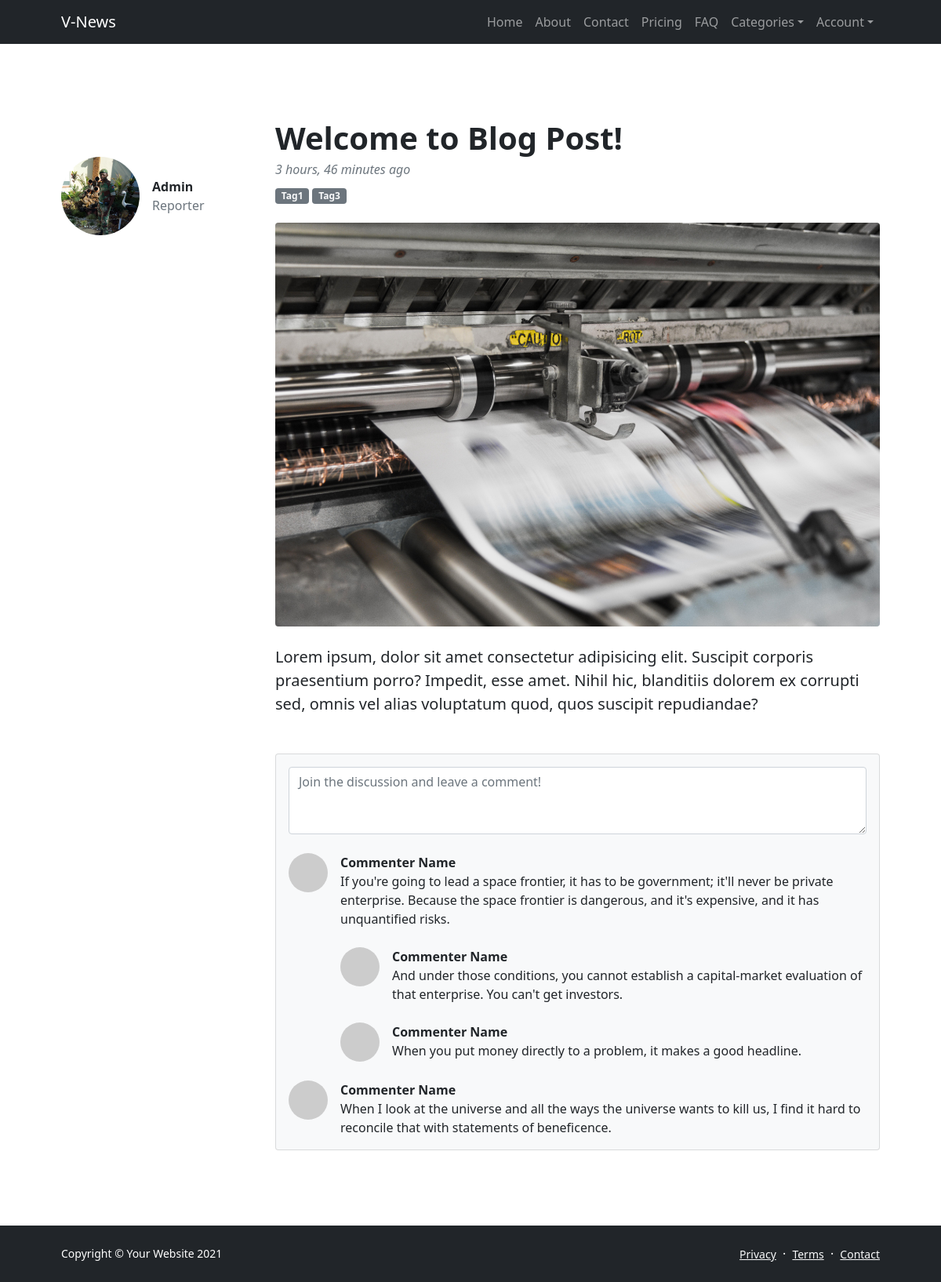
The page /articles/article/adminfinacial-boost-for-it/ on the database its author committed.
### articles/models.py (models this page shows, shortened)
class Article(models.Model):
    user = models.ForeignKey(User, related_name='articles', on_delete=models.CASCADE)
    category = models.ForeignKey(Category, related_name='articles', on_delete=models.CASCADE)
    tags = models.ManyToManyField(Tag, related_name='articles',)
    image = models.ImageField(default='article_images/default.png', upload_to='article_images')
    video = models.FileField(blank=True, null=True, upload_to='article_videos')
    slug = models.SlugField(unique=True, null=True)
    title = models.CharField(default="", max_length=50)
    content = models.TextField(default="")
    published = models.DateTimeField(auto_now=True, auto_now_add=False)
    date = models.DateField(auto_now=True, auto_now_add=False)
    featured = models.BooleanField(default=False)
    class Meta:
        verbose_name = _("Article")
        verbose_name_plural = _("Articles")

class Tag(models.Model):
    name = models.CharField(default="", max_length=50)
    slug = models.SlugField(unique=True, null=True)
    class Meta:
        verbose_name = _("Tag")
        verbose_name_plural = _("Tags")

### users/models.py (models this page shows, shortened)
class Profile(models.Model):
    user = models.OneToOneField(User, related_name='profile', on_delete=models.CASCADE)
    avatar = models.ImageField(default='avatars/default.png', upload_to='avatars')
    slug = models.SlugField(unique=True, null=True)
    skill = models.CharField(default="", max_length=50)
    class Meta:
        verbose_name = _("profile")
        verbose_name_plural = _("profiles")

### articles/views.py (the view)
# urls.py: path("article/<slug>/", views.ArticleDetailView.as_view(), name="article_detail"),
class ArticleDetailView(DetailView):
    model = Article
    context_object_name = 'article'
    template_name = "article.html"
    def get_context_data(self, **kwargs):
        context = super().get_context_data(**kwargs)
        context["page_title"] = 'article'
        return context

### articles/models.py (called while the page is built)
    def get_absolute_url(self):
        return reverse("stories:category_detail", kwargs={"slug": self.slug})

### home/custom_context_processor.py (called while the page is built)
def engine(request):
    return {
       "site_name": 'v-news',
       'categories': Category.objects.all()
    }

### articles/templates/article.html
{% extends 'base.html' %}
{% block content %}
<section class="py-5">
    <div class="container px-5 my-5">
        <div class="row gx-5">
            <div class="col-lg-3">
                <div class="d-flex align-items-center mt-lg-5 mb-4">
                    <img style="width: 100px;height: 100px;object-fit: cover;" class="img-fluid rounded-circle" src="{{ article.user.profile.avatar.url }}" alt="..." />
                    <div class="ms-3">
                        <div class="fw-bold">{{ article.user.username|title }}</div>
                        <div class="text-muted">{{ article.user.profile.skill|title }}</div>
                    </div>
                </div>
            </div>
            <div class="col-lg-9">
                <article>
                    <header class="mb-4">
                        <h1 class="fw-bolder mb-1">Welcome to Blog Post!</h1>
                        <div class="text-muted fst-italic mb-2">{{ article.published|timesince }} ago </div>
                        {% for t in article.tags.all %}
                        <a class="badge bg-secondary text-decoration-none link-light" href="#!">{{ t.name|title }}</a> {% endfor %}
                    </header>
                    <figure class="mb-4"><img class="img-fluid rounded" src="{{ article.image.url }}" alt="..." /></figure>
                    <section class="mb-5">
                        <p class="fs-5 mb-4">{{ article.content|capfirst }}</p>
                    </section>
                </article>
                <section>
                    <div class="card bg-light">
                        <div class="card-body">
                            <form class="mb-4"><textarea class="form-control" rows="3" placeholder="Join the discussion and leave a comment!"></textarea></form>
                            <div class="d-flex mb-4">
                                <div class="flex-shrink-0"><img class="rounded-circle" src="https://dummyimage.com/50x50/ced4da/6c757d.jpg" alt="..." /></div>
                                <div class="ms-3">
                                    <div class="fw-bold">Commenter Name</div>
                                    If you're going to lead a space frontier, it has to be government; it'll never be private enterprise. Because the space frontier is dangerous, and it's expensive, and it has unquantified risks.
                                    <div class="d-flex mt-4">
                                        <div class="flex-shrink-0"><img class="rounded-circle" src="https://dummyimage.com/50x50/ced4da/6c757d.jpg" alt="..." /></div>
                                        <div class="ms-3">
                                            <div class="fw-bold">Commenter Name</div>
                                            And under those conditions, you cannot establish a capital-market evaluation of that enterprise. You can't get investors.
                                        </div>
                                    </div>
                                    <div class="d-flex mt-4">
                                        <div class="flex-shrink-0"><img class="rounded-circle" src="https://dummyimage.com/50x50/ced4da/6c757d.jpg" alt="..." /></div>
                                        <div class="ms-3">
                                            <div class="fw-bold">Commenter Name</div>
                                            When you put money directly to a problem, it makes a good headline.
                                        </div>
                                    </div>
                                </div>
                            </div>
                            <div class="d-flex">
                                <div class="flex-shrink-0"><img class="rounded-circle" src="https://dummyimage.com/50x50/ced4da/6c757d.jpg" alt="..." /></div>
                                <div class="ms-3">
                                    <div class="fw-bold">Commenter Name</div>
                                    When I look at the universe and all the ways the universe wants to kill us, I find it hard to reconcile that with statements of beneficence.
                                </div>
                            </div>
                        </div>
                    </div>
                </section>
            </div>
        </div>
    </div>
</section>
{% endblock content %}

### rows shown on the page
Article: user.profile.avatar (picture), user.username "Admin", user.profile.skill "Reporter", published "3 hours, 46 minutes", image (picture), content "Lorem ipsum, dolor sit amet consectetur adipisicing elit. Suscipit corporis praesentium porro? Impedit, esse amet. Nihil hic, blanditiis dolorem ex corrupti sed, omnis vel alias voluptatum quod, quos suscipit repudiandae?"
Tag: name "Tag1"
Tag: name "Tag3"

### other values the page prints
{{ site_name|title }} "V-News"
